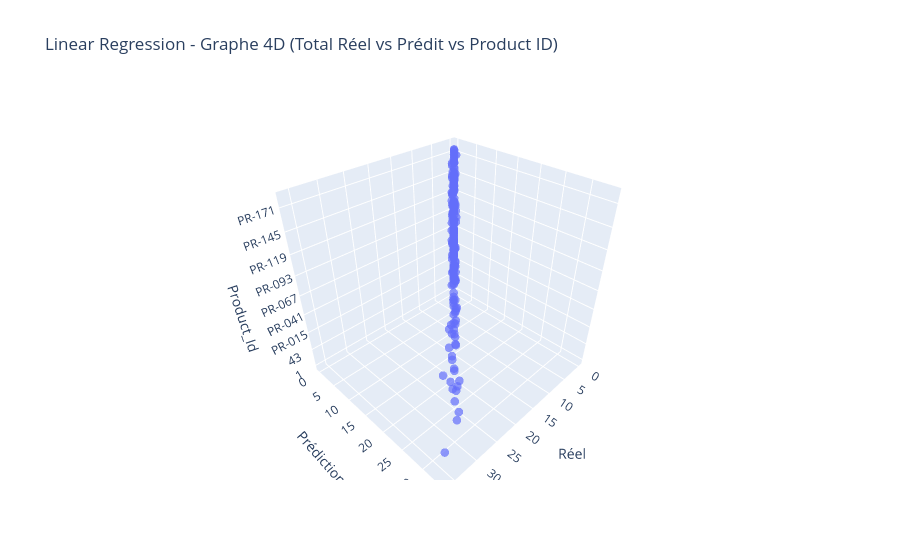
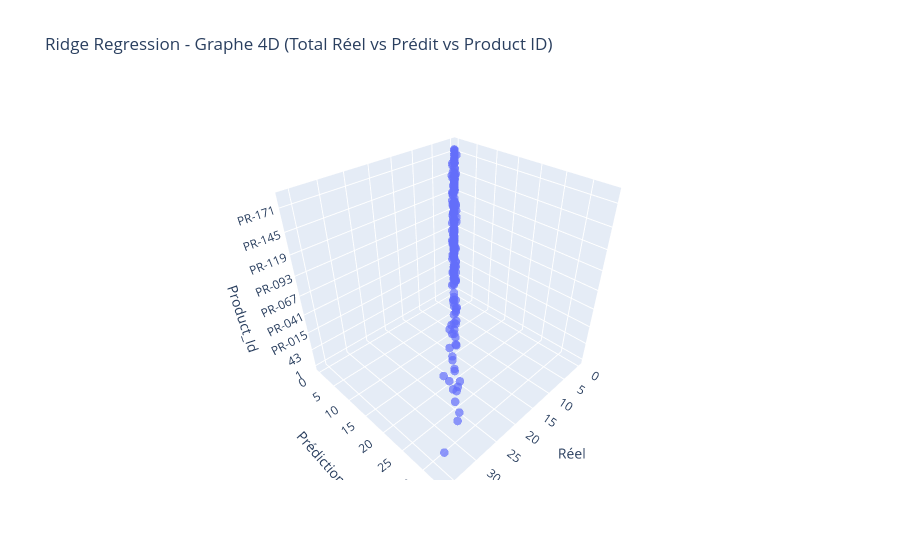
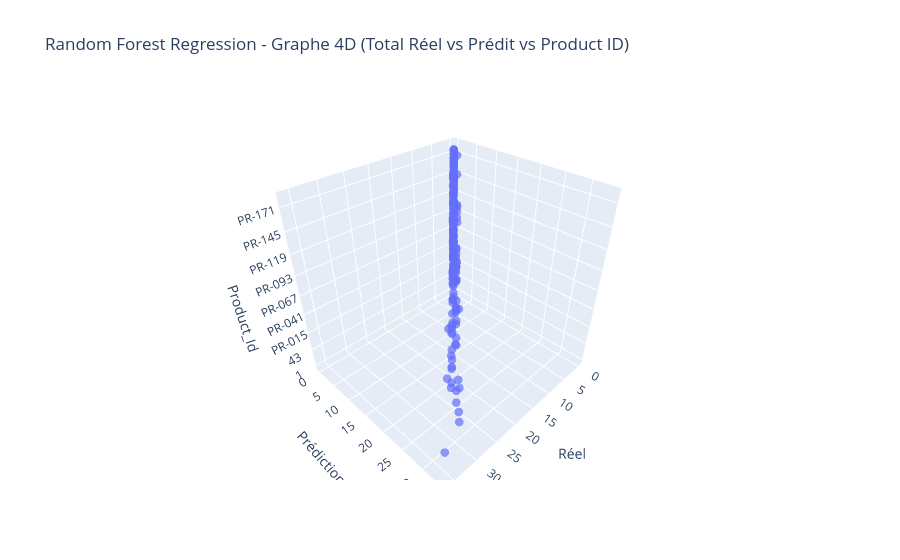

Notebook source saved alongside these figures, in order:
### Markdown cell above
## 4/ Training and Evaluation of Regression Models for Penalty Rate Prediction

### Code cell
from sklearn.linear_model import Ridge, LinearRegression
from sklearn.ensemble import RandomForestRegressor
from sklearn.metrics import mean_squared_error, mean_absolute_error, r2_score
from sklearn.model_selection import train_test_split, cross_val_score
from sklearn.preprocessing import StandardScaler
from sklearn.feature_selection import VarianceThreshold
import matplotlib.pyplot as plt
import seaborn as sns
import numpy as np
import pandas as pd
import plotly.express as px

# 🎯 Sélection des features
X = df_final[['Product_Id', 'Material_Name', 'Category']]
y = df_final['Pénalité_Score']

# Sauvegarde des colonnes nécessaires
product_names = df_final['Product_Name'].values
product_ids = df_final['Product_Id'].values
categories = df_final['Category'].values

# 🧼 One-hot encoding
X = pd.get_dummies(X, columns=['Product_Id', 'Material_Name', 'Category'], drop_first=True)

# 🧹 Suppression faible variance
selector = VarianceThreshold(threshold=0.01)
X = selector.fit_transform(X)

# 📦 Split
X_train, X_test, y_train, y_test = train_test_split(X, y, test_size=0.2, random_state=42, shuffle=True)

# 🔬 Standardisation
scaler = StandardScaler()
X_train_scaled = scaler.fit_transform(X_train)
X_test_scaled = scaler.transform(X_test)

# 📈 Modèles
models = {
    "Linear Regression": LinearRegression(),
    "Ridge Regression": Ridge(alpha=10.0),
    "Random Forest Regression": RandomForestRegressor(
        n_estimators=100,
        max_depth=5,
        min_samples_split=10,
        min_samples_leaf=5,
        random_state=42
    )
}

# 🔍 Evaluation
best_r2 = -np.inf
best_model = None

# 🗂️ DataFrame pour stocker les résultats finaux
final_total_results = pd.DataFrame()

for name, model in models.items():
    model.fit(X_train_scaled, y_train)
    y_train_pred = model.predict(X_train_scaled)
    y_test_pred = model.predict(X_test_scaled)

    train_rmse = np.sqrt(mean_squared_error(y_train, y_train_pred))
    train_r2 = r2_score(y_train, y_train_pred)
    train_mae = mean_absolute_error(y_train, y_train_pred)

    test_rmse = np.sqrt(mean_squared_error(y_test, y_test_pred))
    test_r2 = r2_score(y_test, y_test_pred)
    test_mae = mean_absolute_error(y_test, y_test_pred)

    print(f"\n📊 {name}")
    print(f"Train RMSE : {train_rmse:.2f}, Test RMSE : {test_rmse:.2f}")
    print(f"Train R² : {train_r2:.4f}, Test R² : {test_r2:.4f}")
    print(f"Train MAE : {train_mae:.2f}, Test MAE : {test_mae:.2f}")

    if train_r2 > test_r2 and abs(train_r2 - test_r2) > 0.1:
        print(f"⚠️ Overfitting détecté.")
    else:
        print("✅ Le modèle généralise correctement.")

    if test_r2 > best_r2:
        best_r2 = test_r2
        best_model = name

    # 📑 DataFrame des prédictions
    predictions_df = pd.DataFrame({
        'Product_Id': product_ids[:len(y_test)],
        'Product_Name': product_names[:len(y_test)],
        'Category': categories[:len(y_test)],
        'Réel': y_test,
        'Prédiction': y_test_pred
    })

    # 🧮 Grouper par produit
    total_df = predictions_df.groupby(['Product_Id', 'Product_Name','Category']).agg({
        'Réel': 'sum',
        'Prédiction': 'sum'
    }).reset_index()

    total_df['Modèle'] = name  # ➡️ Ajout du nom du modèle

    # 📊 Ajouter au DataFrame final
    final_total_results = pd.concat([final_total_results, total_df], ignore_index=True)

    # 📉 Scatter plot
    plt.figure(figsize=(6, 4))
    sns.scatterplot(x=total_df['Réel'], y=total_df['Prédiction'])
    plt.plot([total_df['Réel'].min(), total_df['Réel'].max()],
             [total_df['Réel'].min(), total_df['Réel'].max()], 'r--')
    plt.xlabel("Total Pénalité Réelle")
    plt.ylabel("Total Pénalité Prédite")
    plt.title(f"{name} - Réel vs Prédit (Total par Produit)")
    plt.grid(True)
    plt.tight_layout()
    plt.show()

    # 📊 Distribution
    plt.figure(figsize=(6, 4))
    sns.histplot(total_df['Prédiction'], bins=30, kde=True, color='skyblue')
    plt.title(f"{name} - Distribution des Prédictions Totales")
    plt.xlabel("Total Prédiction")
    plt.ylabel("Nombre de Produits")
    plt.tight_layout()
    plt.show()

    # 🎥 4D Graph
    fig_4d = px.scatter_3d(
        total_df,
        x='Réel',
        y='Prédiction',
        z='Product_Id',
        hover_data=['Product_Name'],
        title=f"{name} - Graphe 4D (Total Réel vs Prédit vs Product ID)",
        opacity=0.7
    )
    fig_4d.update_traces(marker=dict(size=5))
    fig_4d.show()

# 🏆 Résultat final
print(f"\n🏆 Meilleur modèle : {best_model} avec un R² de {best_r2:.4f}")

# ✅ Validation croisée
for name, model in models.items():
    cv_scores = cross_val_score(model, X_train_scaled, y_train, cv=5, scoring='neg_mean_squared_error')
    cv_rmse = np.sqrt(-cv_scores.mean())
    print(f"Validation croisée RMSE pour {name} : {cv_rmse:.2f}")

# 📄 Afficher le DataFrame final
print("\n🧾 Résultats totaux par produit et par modèle :")
final_total_results.head(20)

### Figure 1 — Plotly figure (JSON) as saved in the notebook; plotly's stock layout.template omitted (floating-point values rounded to 4 significant figures; data arrays with more than 128 entries replaced by an {"elided": "..."} marker saying what was removed)
{"data": [{"customdata": {"elided": "218x1 str values"}, "hovertemplate": "Réel=%{x}<br>Prédiction=%{y}<br>Product_Id=%{z}<br>Product_Name=%{customdata[0]}<extra></extra>", "legendgroup": "", "marker": {"color": "#636efa", "opacity": 0.7, "size": 5, "symbol": "circle"}, "mode": "markers", "name": "", "scene": "scene", "showlegend": false, "type": "scatter3d", "x": {"elided": "218 int values"}, "y": {"elided": "218 float values"}, "z": {"elided": "218 str values"}}], "layout": {"legend": {"tracegroupgap": 0}, "scene": {"domain": {"x": [0, 1], "y": [0, 1]}, "xaxis": {"title": {"text": "Réel"}}, "yaxis": {"title": {"text": "Prédiction"}}, "zaxis": {"title": {"text": "Product_Id"}}}, "title": {"text": "Linear Regression - Graphe 4D (Total Réel vs Prédit vs Product ID)"}}}

### Figure 2 — Plotly figure (JSON) as saved in the notebook; plotly's stock layout.template omitted (floating-point values rounded to 4 significant figures; data arrays with more than 128 entries replaced by an {"elided": "..."} marker saying what was removed)
{"data": [{"customdata": {"elided": "218x1 str values"}, "hovertemplate": "Réel=%{x}<br>Prédiction=%{y}<br>Product_Id=%{z}<br>Product_Name=%{customdata[0]}<extra></extra>", "legendgroup": "", "marker": {"color": "#636efa", "opacity": 0.7, "size": 5, "symbol": "circle"}, "mode": "markers", "name": "", "scene": "scene", "showlegend": false, "type": "scatter3d", "x": {"elided": "218 int values"}, "y": {"elided": "218 float values"}, "z": {"elided": "218 str values"}}], "layout": {"legend": {"tracegroupgap": 0}, "scene": {"domain": {"x": [0, 1], "y": [0, 1]}, "xaxis": {"title": {"text": "Réel"}}, "yaxis": {"title": {"text": "Prédiction"}}, "zaxis": {"title": {"text": "Product_Id"}}}, "title": {"text": "Ridge Regression - Graphe 4D (Total Réel vs Prédit vs Product ID)"}}}

### Figure 3 — Plotly figure (JSON) as saved in the notebook; plotly's stock layout.template omitted (floating-point values rounded to 4 significant figures; data arrays with more than 128 entries replaced by an {"elided": "..."} marker saying what was removed)
{"data": [{"customdata": {"elided": "218x1 str values"}, "hovertemplate": "Réel=%{x}<br>Prédiction=%{y}<br>Product_Id=%{z}<br>Product_Name=%{customdata[0]}<extra></extra>", "legendgroup": "", "marker": {"color": "#636efa", "opacity": 0.7, "size": 5, "symbol": "circle"}, "mode": "markers", "name": "", "scene": "scene", "showlegend": false, "type": "scatter3d", "x": {"elided": "218 int values"}, "y": {"elided": "218 float values"}, "z": {"elided": "218 str values"}}], "layout": {"legend": {"tracegroupgap": 0}, "scene": {"domain": {"x": [0, 1], "y": [0, 1]}, "xaxis": {"title": {"text": "Réel"}}, "yaxis": {"title": {"text": "Prédiction"}}, "zaxis": {"title": {"text": "Product_Id"}}}, "title": {"text": "Random Forest Regression - Graphe 4D (Total Réel vs Prédit vs Product ID)"}}}
